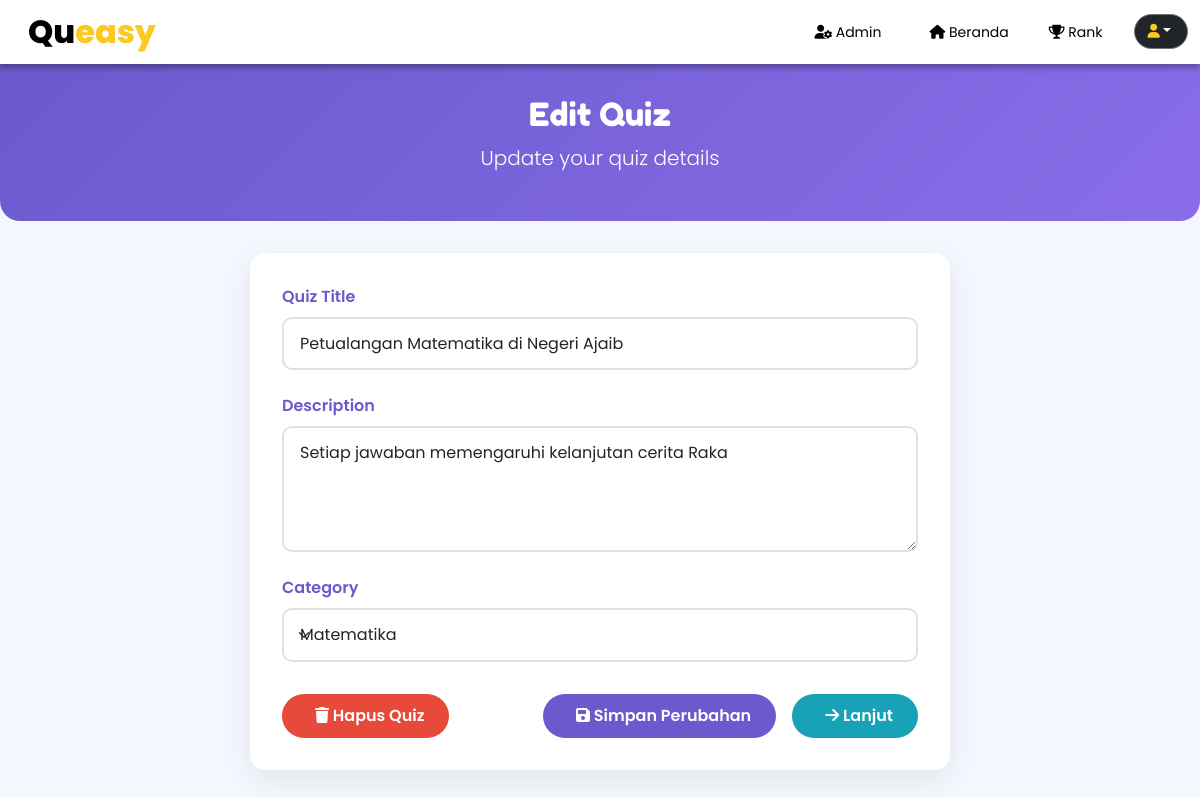
The page /user/quiz/edit_quiz.php?id=201 (signed in) on the database its author committed.
### tables this page shows
CREATE TABLE `quizzes` (
  `id` int NOT NULL,
  `title` varchar(50) NOT NULL,
  `description` text NOT NULL,
  `category_id` int NOT NULL,
  `creator_id` int NOT NULL
);

CREATE TABLE `category` (
  `id` int NOT NULL,
  `category_name` varchar(50) NOT NULL,
  `img` varchar(255) NOT NULL DEFAULT 'other.jpg'
);

### user/quiz/edit_quiz.php (the view, shortened to what this page needs)
<?php
require_once(__DIR__ . "../../../layout/config.php");
$quiz_id = $_GET["id"];
$quiz_query = mysqli_query($mysqli, "SELECT q.*, c.category_name
                                   FROM quizzes q
                                   JOIN category c ON q.category_id = c.id
                                   WHERE q.id = '$quiz_id'");
$quiz = mysqli_fetch_assoc($quiz_query);
?>
<!DOCTYPE html>
<html lang="en">
<head>
    <link href="https://cdn.jsdelivr.net/npm/bootstrap@5.3.2/dist/css/bootstrap.rtl.min.css" rel="stylesheet">
    <link rel="stylesheet" href="https://cdnjs.cloudflare.com/ajax/libs/font-awesome/6.0.0-beta3/css/all.min.css">
    <link rel="stylesheet" href="edit_quiz.css">
</head>
<body>
    <?php include("../../layout/navbar.php"); ?>
    <div class="quiz-header">
        <div class="container">
            <h1 class="quiz-title">Edit Quiz</h1>
            <p class="lead">Update your quiz details</p>
        </div>
    </div>
    <div class="container">
        <div class="edit-card">
            <form action="" method="post">
                <div class="mb-4">
                    <label for="title" class="form-label">Quiz Title</label>
                    <input type="text" class="form-control" id="title" name="title" value="<?php echo htmlspecialchars($quiz["title"]); ?>" required>
                </div>
                <div class="mb-4">
                    <label for="desc" class="form-label">Description</label>
                    <textarea class="form-control" id="desc" name="desc" rows="4" required><?php echo htmlspecialchars($quiz["description"]); ?></textarea>
                </div>
                <div class="mb-4">
                    <label for="category" class="form-label">Category</label>
                    <select class="form-select" id="category" name="category" required>
                        <?php
                        $category_query = mysqli_query($mysqli, "SELECT * FROM category");
                        while($category = mysqli_fetch_assoc($category_query)):
                        ?>
                            <option value="<?php echo $category["id"]; ?>" <?php echo ($category["id"] == $quiz["category_id"]) ? "selected" : ""; ?>>
                                <?php echo htmlspecialchars($category["category_name"]); ?>
                            </option>
                        <?php endwhile; ?>
                    </select>
                </div>
                <div class="btn-container">
                    <a href="delete_quiz.php?id=<?php echo $quiz_id ?>" class="delete-btn text-decoration-none text-center" onclick="return confirm('Apakah Anda yakin ingin menghapus quiz ini? Semua pertanyaan dan jawaban terkait juga akan dihapus.');">
                        <i class="fas fa-trash me-2"></i> Hapus Quiz
                    </a>
                    <div class="btn-group">
                        <button type="submit" name="submit" class="save-btn">
                            <i class="fas fa-save me-2"></i> Simpan Perubahan
                        </button>
                        <button type="submit" name="next" class="next-btn">
                            <i class="fas fa-arrow-right me-2"></i> Lanjut
                        </button>
                    </div>
                </div>
            </form>
        </div>
    </div>
</body>
</html>

### user/quiz/edit_quiz.css (style rules this page uses)
:root { --primary-color: #6a5acd; --secondary-color: #ff8c66; --danger-color: #e74a3b; --info-color: #17a2b8; --light-bg: #f9f5ff; }
body { font-family: "Poppins", sans-serif; background-color: #f5f7ff; }
.quiz-header { background: linear-gradient(135deg, var(--primary-color), #8a6de9); color: white; padding: 2rem 0; margin-bottom: 2rem; border-radius: 0 0 20px 20px; text-align: center; }
.quiz-title { font-family: "Fredoka One", cursive; font-size: 2rem; margin-bottom: 0.5rem; }
.edit-card { background-color: white; border-radius: 15px; box-shadow: 0 10px 30px rgba(0, 0, 0, 0.08); padding: 2rem; max-width: 700px; margin: 0 auto; border: none; }
.form-label { font-weight: 600; color: var(--primary-color); margin-bottom: 0.5rem; }
.form-control, .form-select { border: 2px solid #e0e0e0; border-radius: 10px; padding: 0.8rem 1rem; transition: all 0.3s; }
textarea.form-control { min-height: 120px; }
.save-btn { background-color: var(--primary-color); color: white; border: none; border-radius: 50px; padding: 10px 25px; font-weight: 600; transition: all 0.3s; }
.next-btn { background-color: var(--info-color); color: white; border: none; border-radius: 50px; padding: 10px 25px; font-weight: 600; transition: all 0.3s; }
.delete-btn { background-color: var(--danger-color); color: white; border: none; border-radius: 50px; padding: 10px 25px; font-weight: 600; transition: all 0.3s; }
.btn-container { display: flex; justify-content: space-between; margin-top: 2rem; flex-wrap: wrap; gap: 1rem; }
.btn-group { display: flex; gap: 1rem; }

### rows shown on the page
quizzes: title "Petualangan Matematika di Negeri Ajaib", desc "Setiap jawaban memengaruhi kelanjutan cerita Raka", category "Matematika"
